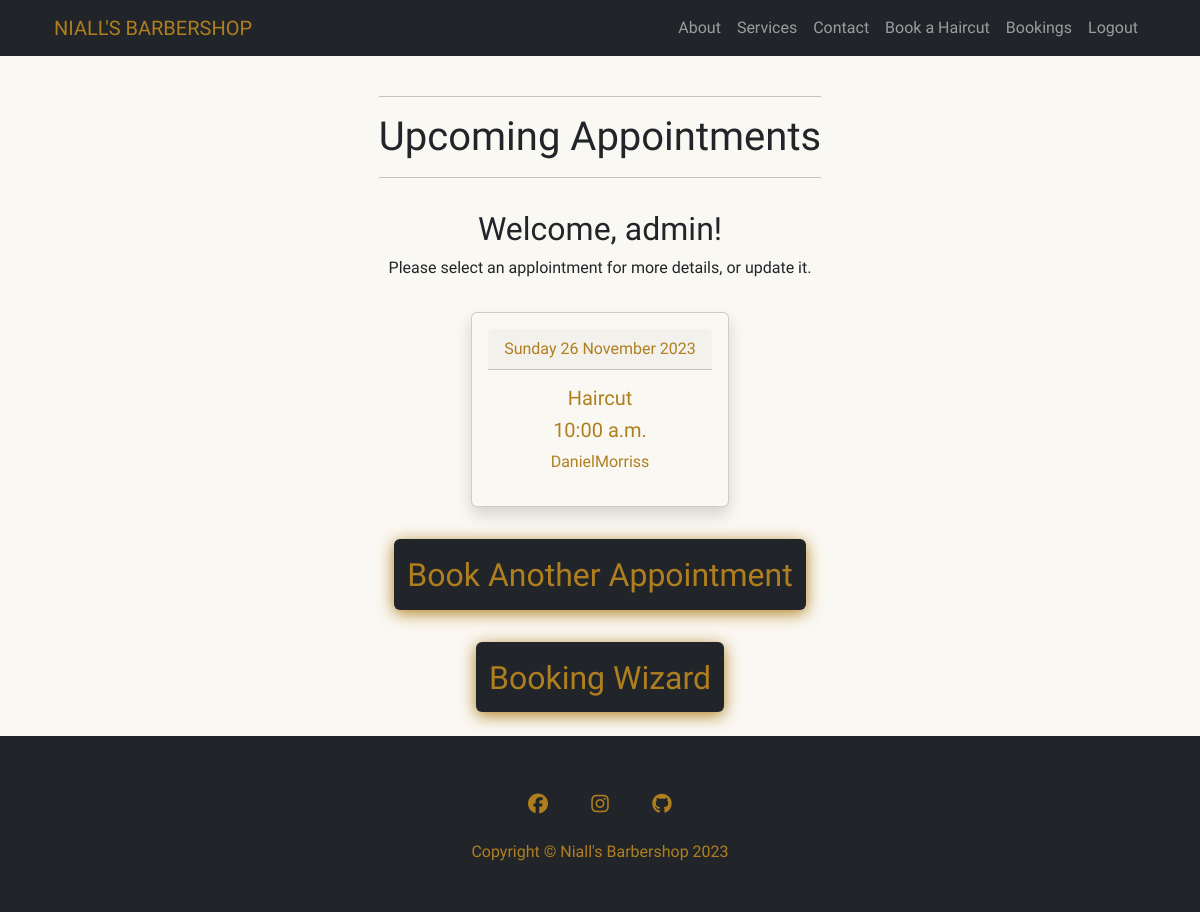
The app's page /booking/ (signed in), older data.
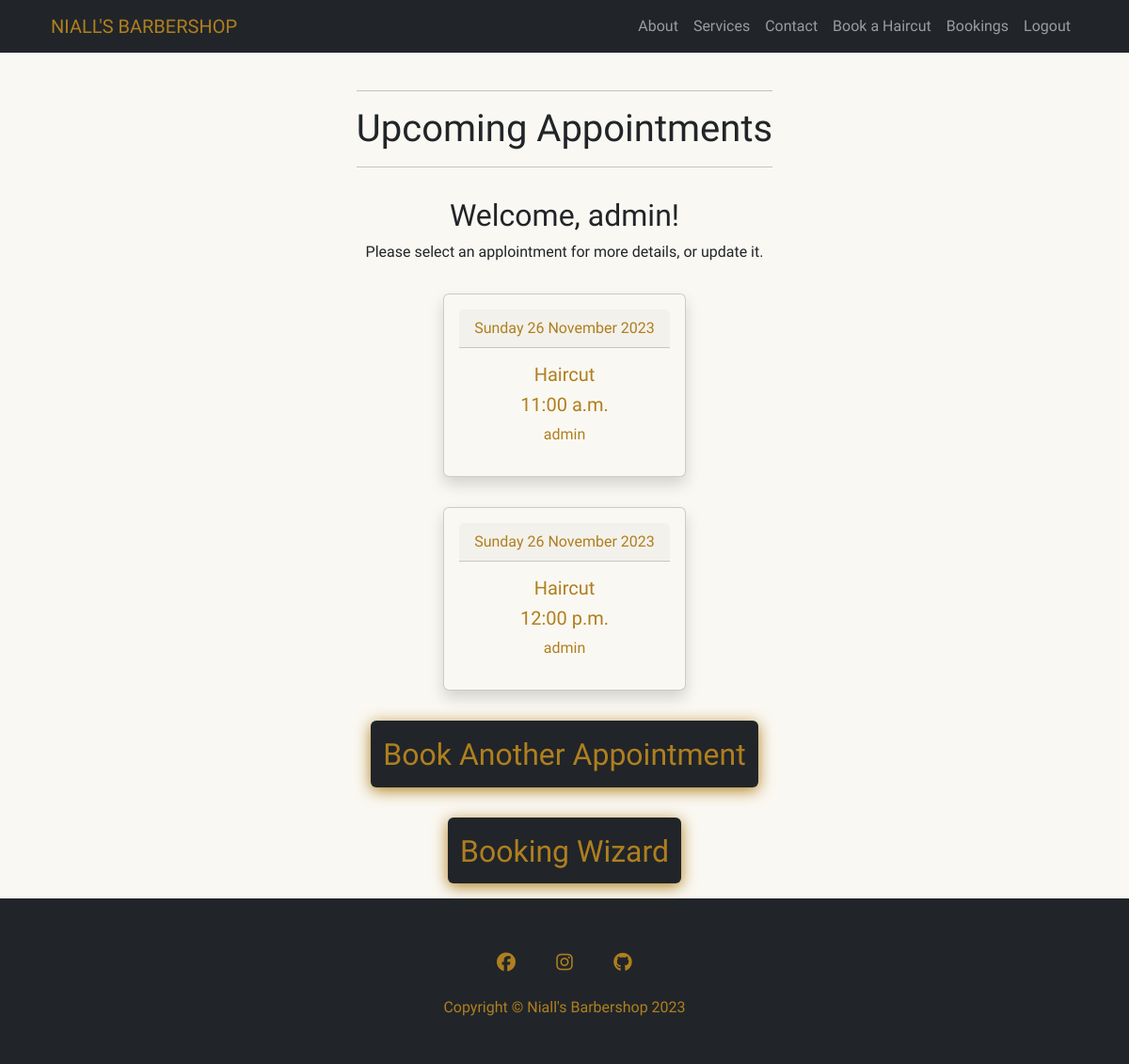
The same page, newer data.
### booking_system/models.py (models this page shows, shortened)
class Booking(models.Model):
    username = models.ForeignKey(User, on_delete=models.CASCADE,
                                 related_name='username_booking')
    date_of_booking = models.DateField()
    service_name = models.ForeignKey(Services, on_delete=models.CASCADE,
                                     related_name='service_name_booking')
    start_time = models.TimeField(choices=BOOKING_TIME)
    end_time = models.TimeField(editable=False, blank=True, null=True)
    confirmed = models.BooleanField(default=False)
    class Meta:
        ordering = ['date_of_booking', 'start_time']

class Services(models.Model):
    service_name = models.CharField(max_length=250)
    session_length = models.DurationField()
    cost = models.DecimalField(max_digits=8, decimal_places=2)
    def __str__(self):
        return self.service_name

### booking_system/views.py (the view)
# urls.py: path('booking/', views.BookingsListView.as_view(),
class BookingsListView(LoginRequiredMixin, ListView):
    model = Booking
    template_name = 'booking_system/booking_home.html'
    paginate_by = 25
    def get_queryset(self):
        if self.request.user.is_superuser:
            queryset = Booking.objects.filter(
                date_of_booking__gte=date.today()).order_by(
                    'date_of_booking', 'start_time')
            return queryset
        else:
            return Booking.objects.filter(
                username=self.request.user).filter(
                    date_of_booking__gte=date.today())

### booking_system/templates/booking_system/booking_home.html (shortened to what this page needs)
{% extends "base.html" %}
{% block content %}
{% load account %}
<div class="container mt-5 text-center push-down">
    <div class="container heading">
        <hr>
        <h1>Upcoming Appointments</h1>
        <hr>
    </div>
        <h2 class="pt-3">Welcome, {% user_display user %}!</h2>
    <p>Please select an applointment for more details, or update it.</p>
        {% if object_list %}
            {% for booking in object_list %}
            <div class=''>
                <div class="d-flex justify-content-center ">
                <a href="{% url 'booking-detail' booking.id %}" class="link-underline link-underline-opacity-0">
                    <div class="card shadow p-3 m-3 text-center custom-button-light-gold">
                        <div class="card-header">
                            <p class="p-0 m-0">{{ booking.date_of_booking|date:"l j F Y" }}</p>
                        </div>
                        <h5 class="mt-3">{{ booking.service_name }}</h5>
                        <h5>{{ booking.start_time|date:"g:i a" }} </h5>
                        {% if user.is_superuser %}
                        <p>{{ booking.username }}</p>
                        {% endif %}
                    </div>
                </a>
            </div>
            </div>
            {% endfor %}
            <a href="{% url 'booking-create' %}" class="link-underline link-underline-opacity-0">
                <div class="d-flex justify-content-center p-3">
                    <button class="btn custom-button-dark-gold pt-3 " type="button"><h2>Book Another Appointment</h2></button>
                </div>
            </a>
        {% endif %}
        <a href="{% url 'booking-wizard' %}" class="link-underline link-underline-opacity-0">
            <div class="d-flex justify-content-center p-3">
                <button class="btn custom-button-dark-gold pt-3 " type="button"><h2>Booking Wizard</h2></button>
            </div>
        </a>
</div>
{% endblock %}

### templates/base.html (shortened to what this page needs)
{% load static %}
<!DOCTYPE html>
<html lang="en">
<head>
    {% block css %}
    <link href="https://cdn.jsdelivr.net/npm/bootstrap@5.3.2/dist/css/bootstrap.min.css" rel="stylesheet">
    <link rel="stylesheet" href="{% static 'css/style.css' %}">
    {% endblock %}
</head>
<body>
    <div class="fill-viewport-height">
        <nav class="navbar navbar-expand-lg navbar-dark bg-dark fixed-top" id="mainNav">
            <div class="container px-4">
                <a class="navbar-brand gold-text hover-white" href="{% url "home" %}">NIALL'S BARBERSHOP</a>
                <div class="collapse navbar-collapse" id="navbarResponsive">
                    <ul class="navbar-nav ms-auto">
                        <li class="nav-item"><a class="nav-link" href="{% url 'home' %}#about">About</a></li>
                        <li class="nav-item"><a class="nav-link" href="{% url 'home' %}#haircuts">Services</a></li>
                        <li class="nav-item"><a class="nav-link" href="{% url 'home' %}#contact">Contact</a></li>
                        {% if user.is_authenticated %}
                        <li class="nav-item"><a class="nav-link" href="{% url "booking-create" %}">Book a Haircut</a></li>
                        <li class="nav-item"><a class="nav-link" href="{% url "booking-home" %}">Bookings</a></li>
                        <li class="nav-item"><a class="nav-link" href="{% url 'account_logout' %}">Logout</a></li>
                        {% else %}
                        <li class="nav-item"><a class="nav-link" href="{% url 'account_signup' %}">Register</a></li>
                        <li class="nav-item"><a class="nav-link" href="{% url 'account_login' %}">Login</a></li>
                        {% endif %}
                    </ul>
                </div>
            </div>
        </nav>
            {% block content %}
            {% endblock %}
    </div>
    <footer class="py-5 bg-dark mt-5 ">
        <div class="container px-4">
            <div class="row">
                <div class="col-lg-8 col-md-10 mx-auto">
                    <ul class="list-inline text-center">
                        <li class="list-inline-item">
                            <a href="#">
                                <span class="fa-stack fa-lg">
                                    <i class="fa-brands fa-facebook fa-stack-1x gold-text hover-white"></i>
                                </span>
                            </a>
                        </li>
                        <li class="list-inline-item">
                            <a href="#">
                                <span class="fa-stack fa-lg">
                                    <i class="fa-brands fa-instagram fa-stack-1x gold-text hover-white"></i>
                                </span>
                            </a>
                        </li>
                        <li class="list-inline-item">
                            <a href="#">
                                <span class="fa-stack fa-lg">
                                    <i class="fab fa-github fa-stack-1x gold-text hover-white"></i>
                                </span>
                            </a>
                        </li>
                    </ul>
                    <p class="m-0 text-center gold-text">Copyright &copy; Niall's Barbershop 2023</p>
                </div>
            </div>
        </div>
    </footer>
</body>
</html>

### static/css/style.css (style rules this page uses)
:root { --clr-gold: #af7f1f; --clr-light: #faf8f2; --clr-dark: #212529; }
body { font-family: 'Tenor Sans', sans-serif; background-color: var(--clr-light); }
h1, h2, h3, h4, h5 { font-family: 'Sancreek', serif; }
.gold-text { transition: .5s ease-in-out; color: var(--clr-gold) }
.fill-viewport-height { min-height: 80vh; }
.custom-button-dark-gold { transition: .5s ease-in-out; background-color: var(--clr-dark); color: var(--clr-gold); box-shadow: 0 0.2rem 1rem var(--clr-gold); }
.custom-button-light-gold { transition: .5s ease-in-out; background-color: var(--clr-light); color: var(--clr-gold); box-shadow: 0 0.2rem 1rem var(--clr-gold); }
.push-down { position: relative; top: 3rem; }
.heading { width: fit-content; }

Row changes from the older to the newer data that the page shows:
removed Booking: date_of_booking "Sunday 26 November 2023", service_name "Haircut", start_time "10:00 a.m.", username "DanielMorriss"
added Booking: date_of_booking "Sunday 26 November 2023", service_name "Haircut", start_time "11:00 a.m.", username "admin"
added Booking: date_of_booking "Sunday 26 November 2023", service_name "Haircut", start_time "12:00 p.m.", username "admin"
